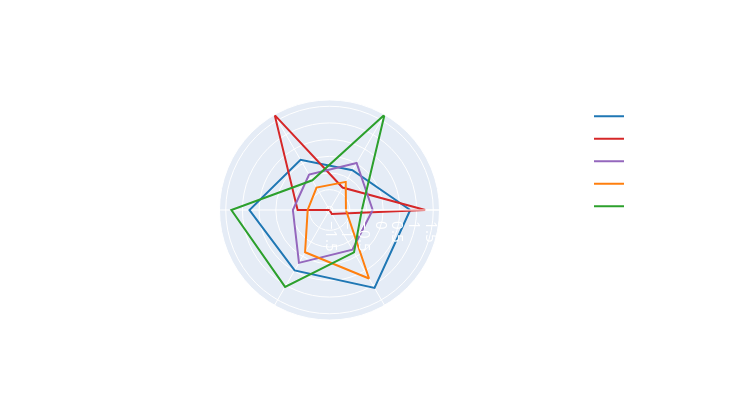

Notebook code for this chart:
### Markdown cell above
* Spider features normalizada

### Code cell
colorsBarrios = {
        "Brooklyn": "#1f77b4",
        "Bronx": "#ff7f0e",
        "Staten Island":"#2ca02c",
        "Queens":"#9467bd",
        "Manhattan":"#d62728"
    }

lista = ["occupancy_rate",
    "beds",
    "price",
    "baths",
    "review_scores_rating",
    "profitability"]


fig = go.Figure()

maximo = {}
for y in lista:
    maximo[y]=(np.mean(listings_total_data.groupby("neighbourhood_group_cleansed").agg('mean')[y]),
                (listings_total_data.groupby("neighbourhood_group_cleansed").agg('mean')[y].std()),
                max(listings_total_data.groupby("neighbourhood_group_cleansed").agg('mean')[y]))

lista.append(lista[0])

for x in listings_total_data["neighbourhood_group_cleansed"].unique():
    data = []
    for y in lista:
        #data.append((listings_filtered_df[listings_filtered_df["neighbourhood_group_cleansed"]==x].groupby("neighbourhood_group_cleansed").agg('mean')[y][0])/maximo[y])
        data.append((listings_total_data[listings_total_data["neighbourhood_group_cleansed"]==x].groupby("neighbourhood_group_cleansed").agg('mean')[y][0]-maximo[y][0])/maximo[y][1])
    data.append(data[0])
    
    fig.add_trace(go.Scatterpolar(
                r=data,
                theta=lista,
                mode='lines',
                line_color=colorsBarrios[x],
                name=x,
                
                )
    )

fig.update_layout(
polar=dict(
    radialaxis=dict(
    visible=True
    ),
    
),
showlegend=True,
)

fig.update_layout(title=dict(text="<b>Valores medios normalizados por cada geografía</b><br><i>No se aplican filtros al gráfico<i>", x=0.50,y=0.97, font=dict(size=17)),paper_bgcolor='rgba(0,0,0,0)', plot_bgcolor='rgba(0,0,0,0)', font = dict(color = 'white', size=15), height=400,width=734)
fig.show()

### Figure 1 — Plotly figure (JSON) as saved in the notebook; plotly's stock layout.template omitted (floating-point values rounded to 4 significant figures)
{"data": [{"line": {"color": "#1f77b4"}, "mode": "lines", "name": "Brooklyn", "r": [0.8101, -0.2354, 0.1257, 0.7894, 0.4824, 1.089, 0.8101, 0.8101], "theta": ["occupancy_rate", "beds", "price", "baths", "review_scores_rating", "profitability", "occupancy_rate"], "type": "scatterpolar"}, {"line": {"color": "#d62728"}, "mode": "lines", "name": "Manhattan", "r": [1.261, -0.8317, 1.674, -0.6535, -1.609, -1.47, 1.261, 1.261], "theta": ["occupancy_rate", "beds", "price", "baths", "review_scores_rating", "profitability", "occupancy_rate"], "type": "scatterpolar"}, {"line": {"color": "#9467bd"}, "mode": "lines", "name": "Queens", "r": [-0.3149, 0.01629, -0.3858, -0.5118, 0.2204, -0.2381, -0.3149, -0.3149], "theta": ["occupancy_rate", "beds", "price", "baths", "review_scores_rating", "profitability", "occupancy_rate"], "type": "scatterpolar"}, {"line": {"color": "#ff7f0e"}, "mode": "lines", "name": "Bronx", "r": [-1.116, -0.6366, -0.8323, -0.9559, -0.1456, 0.7599, -1.116, -1.116], "theta": ["occupancy_rate", "beds", "price", "baths", "review_scores_rating", "profitability", "occupancy_rate"], "type": "scatterpolar"}, {"line": {"color": "#2ca02c"}, "mode": "lines", "name": "Staten Island", "r": [-0.64, 1.687, -0.582, 1.332, 1.052, -0.1413, -0.64, -0.64], "theta": ["occupancy_rate", "beds", "price", "baths", "review_scores_rating", "profitability", "occupancy_rate"], "type": "scatterpolar"}], "layout": {"font": {"color": "white", "size": 15}, "height": 400, "paper_bgcolor": "rgba(0,0,0,0)", "plot_bgcolor": "rgba(0,0,0,0)", "polar": {"radialaxis": {"visible": true}}, "showlegend": true, "title": {"font": {"size": 17}, "text": "<b>Valores medios normalizados por cada geografía</b><br><i>No se aplican filtros al gráfico<i>", "x": 0.5, "y": 0.97}, "width": 734}}
